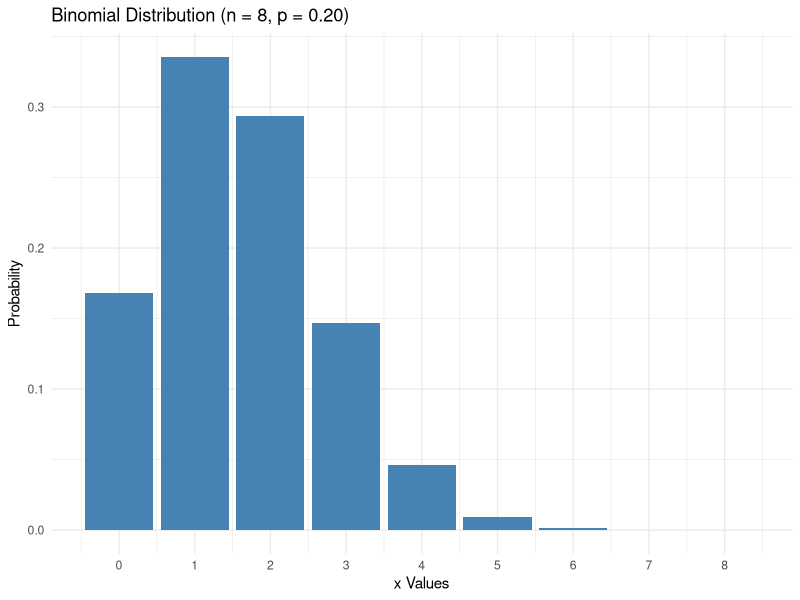
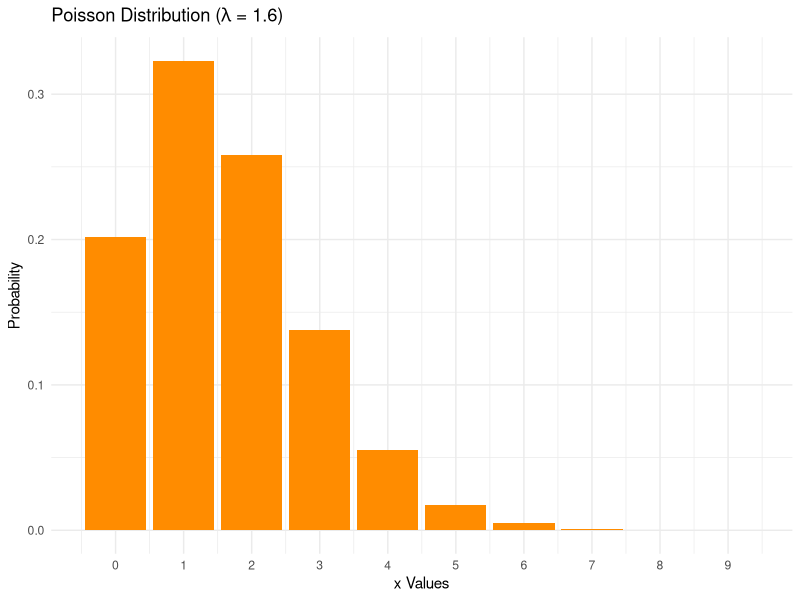

Write the R code that produced these figures, in order.
## ---- chunk 1
knitr::opts_chunk$set(echo = TRUE, warning = FALSE, message = FALSE)
library(tidyverse)
library(knitr)
## ---- chunk 2
set.seed(1234)
dice_rolls <- sample(x = 1:6, size = 10, replace = TRUE)
print(dice_rolls)

dice_grid <- expand.grid(die1 = 1:6, die2 = 1:6)
mn_outcomes <- 6 * 6
prob_sum_12 <- mean(rowSums(dice_grid) == 12)
prob_sum_not_12 <- 1 - prob_sum_12
prob_sum_lt6 <- mean(rowSums(dice_grid) < 6)
print(sprintf("mn rule / N^r outcomes (6^2): %d | Two-dice P(sum = 12): %.4f | Complement P(sum != 12): %.4f | P(sum < 6): %.4f",
              mn_outcomes, prob_sum_12, prob_sum_not_12, prob_sum_lt6))

vec_a <- c(1, 3, 5, 2, 4, 6)
vec_b <- c(2, 4, 6, 8, 10)
print(union(vec_a, vec_b))
print(intersect(vec_a, vec_b))

law_firm_combos <- choose(16, 3)
law_firm_manual <- factorial(16) / (factorial(3) * factorial(16 - 3))
print(sprintf("Small law firm combinations C(16, 3): %d (factorial check: %d)",
              law_firm_combos, law_firm_manual))
## ---- chunk 3
survey_tbl <- matrix(c(42, 18, 28, 12), nrow = 2, byrow = TRUE,
                     dimnames = list(Status = c("Full_Time", "Part_Time"),
                                     Remote = c("Yes", "No")))
n_total <- sum(survey_tbl)
p_A <- sum(survey_tbl["Full_Time", ]) / n_total
p_B <- sum(survey_tbl[, "Yes"]) / n_total
p_A_and_B <- survey_tbl["Full_Time", "Yes"] / n_total

p_A_or_B <- p_A + p_B - p_A_and_B
p_A_given_B <- p_A_and_B / p_B
p_B_given_A <- p_A_and_B / p_A
p_mult_gen <- p_A * p_B_given_A
p_mult_indep <- p_A * p_B

p_die_1_or_2 <- (1 / 6) + (1 / 6)

print(sprintf("Marginal P(A)=%.2f, P(B)=%.2f | Joint P(A n B)=%.2f | General Union P(A u B)=%.2f",
              p_A, p_B, p_A_and_B, p_A_or_B))
print(sprintf("Conditional P(A|B)=%.2f (equals P(A)=%.2f -> Independent) | Gen Mult=%.2f | Spec Mult=%.2f",
              p_A_given_B, p_A, p_mult_gen, p_mult_indep))
print(sprintf("Mutually Exclusive Special Addition P(Die=1 or Die=2): %.4f", p_die_1_or_2))
## ---- chunk 4
bayes_table <- function(hypos, prior, likelihood) {
  unnorm <- prior * likelihood
  norm_const <- sum(unnorm)
  posterior <- unnorm / norm_const
  data.frame(
    Hypothesis = hypos,
    Prior = prior,
    Likelihood = likelihood,
    Product = unnorm,
    Posterior = round(posterior, 4)
  )
}

supplier_tbl <- bayes_table(
  hypos = c("Supplier A1", "Supplier A2"),
  prior = c(0.60, 0.40),
  likelihood = c(0.02, 0.05)
)
print(supplier_tbl)

cookie_tbl <- bayes_table(
  hypos = c("Bowl 1", "Bowl 2"),
  prior = c(0.5, 0.5),
  likelihood = c(0.75, 0.50)
)
print(cookie_tbl)

mm_tbl <- bayes_table(
  hypos = c("A: Bag1=1994, Bag2=1996", "B: Bag1=1996, Bag2=1994"),
  prior = c(0.5, 0.5),
  likelihood = c(0.20 * 0.20, 0.14 * 0.10)
)
print(mm_tbl)

monty_tbl <- bayes_table(
  hypos = c("Door A", "Door B", "Door C"),
  prior = c(1/3, 1/3, 1/3),
  likelihood = c(0.5, 0, 1)
)
print(monty_tbl)
## ---- chunk 5
discrete_summary <- function(outcomes, probs) {
  expect_val <- sum(outcomes * probs)
  var_val <- sum((outcomes - expect_val)^2 * probs)
  var_shortcut <- sum(outcomes^2 * probs) - expect_val^2
  data.frame(
    Expected_Value = expect_val,
    Variance = var_val,
    Variance_Shortcut = var_shortcut,
    Standard_Deviation = sqrt(var_val)
  )
}

no_of_crises <- 0:5
prob_of_crises <- c(0.37, 0.31, 0.18, 0.09, 0.04, 0.01)
print(discrete_summary(outcomes = no_of_crises, probs = prob_of_crises))
## ---- chunk 6
p_cnn <- pbinom(q = 9, size = 20, prob = 0.60, lower.tail = TRUE)
p_pmf_manual <- choose(20, 10) * (0.60^10) * (0.40^10)
p_pmf_r <- dbinom(x = 10, size = 20, prob = 0.60)
print(sprintf("Demo 5.4 P(X < 10) for n=20, p=0.60: %.4f | PMF P(X=10) manual: %.6f vs dbinom: %.6f",
              p_cnn, p_pmf_manual, p_pmf_r))

n_t58 <- 20
p_t58 <- 0.14
mu_t58 <- n_t58 * p_t58
var_t58 <- n_t58 * p_t58 * (1 - p_t58)
sd_t58 <- sqrt(var_t58)
print(sprintf("Table 5.8 (n=20, p=0.14) -> mu = %.2f | sigma^2 = %.4f | sigma = %.4f",
              mu_t58, var_t58, sd_t58))

mug_probs <- c(0.10, 0.20, 0.30, 0.40)
lot_acceptance <- data.frame(
  Defect_Rate_p = mug_probs,
  Accept_Prob_P_X_le_2 = round(pbinom(q = 2, size = 10, prob = mug_probs), 3),
  Expected_Defects = 10 * mug_probs
)
print(lot_acceptance)

ggplot(data = data.frame(x = 0:8, prob = dbinom(0:8, size = 8, prob = 0.20)),
       aes(x = x, y = prob)) +
  geom_bar(stat = "identity", fill = "steelblue") +
  labs(title = "Binomial Distribution (n = 8, p = 0.20)",
       x = "x Values", y = "Probability") +
  scale_x_continuous(breaks = 0:8) +
  theme_minimal()
## ---- chunk 7
p_ups <- ppois(q = 4, lambda = 2.3, lower.tail = FALSE)
p_ups_x2_manual <- (2.3^2 * exp(-2.3)) / factorial(2)
p_ups_x2_r <- dpois(x = 2, lambda = 2.3)
lambda_5min <- 2.3 * (5 / 1)
print(sprintf("Demo 5.6 UPS P(X > 4): %.4f | P(X=2) manual: %.6f vs dpois: %.6f | 5-min lambda = %.1f",
              p_ups, p_ups_x2_manual, p_ups_x2_r, lambda_5min))

lambda_t10 <- 1.6
print(sprintf("Table 5.10 (lambda = 1.6) -> mu = %.2f | var = %.2f | sd = %.4f",
              lambda_t10, lambda_t10, sqrt(lambda_t10)))

exact_binom_rare <- dbinom(x = 3, size = 100, prob = 0.02)
approx_pois_rare <- dpois(x = 3, lambda = 100 * 0.02)
print(sprintf("Poisson Approx to Binomial (n=100, p=0.02, x=3) -> Exact: %.5f | Poisson: %.5f",
              exact_binom_rare, approx_pois_rare))

ggplot(data = data.frame(x = 0:9, prob = dpois(0:9, lambda = 1.6)),
       aes(x = x, y = prob)) +
  geom_bar(stat = "identity", fill = "darkorange") +
  labs(title = expression("Poisson Distribution (" * lambda * " = 1.6)"),
       x = "x Values", y = "Probability") +
  scale_x_continuous(breaks = 0:9) +
  theme_minimal()
## ---- chunk 8
p_sv <- phyper(q = 0, m = 12, n = 18 - 12, k = 3, lower.tail = FALSE)
p_sv_comp <- 1 - (choose(12, 0) * choose(6, 3) / choose(18, 3))
mu_sv <- 3 * (12 / 18)
sd_sv <- sqrt(3 * (12 / 18) * (1 - 12 / 18) * ((18 - 3) / (18 - 1)))

p_women <- dhyper(x = 3, m = 8, n = 24 - 8, k = 5)
mu_women <- 5 * (8 / 24)
sd_women <- sqrt(5 * (8 / 24) * (1 - 8 / 24) * ((24 - 5) / (24 - 1)))

print(sprintf("Demo 5.8 Silicon Valley P(X >= 1): %.4f (comb: %.4f) | mu = %.2f, sigma = %.4f",
              p_sv, p_sv_comp, mu_sv, sd_sv))
print(sprintf("Table 5.13/5.14 P(X = 3 women): %.4f | mu = %.4f, sigma = %.4f",
              p_women, mu_women, sd_women))
